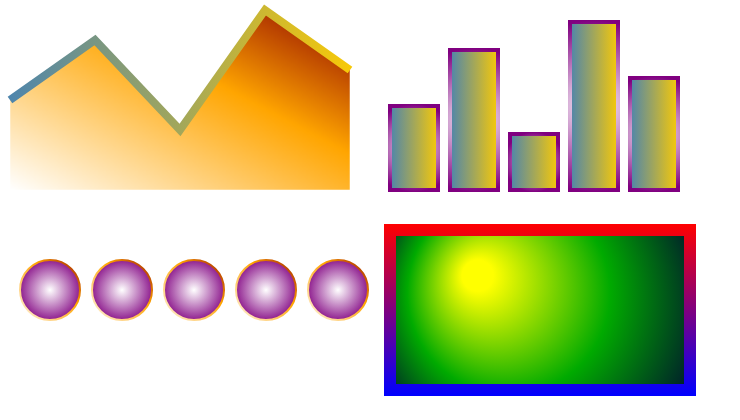

Here is the Vega-Lite specification saved for this chart:
### Vega specification from a JSON file in a GitHub repository (floating-point values rounded to 4 significant figures)
{"$schema": "https://vega.github.io/schema/vega/v6.json", "width": 360, "height": 200, "padding": 5, "autosize": "none", "data": [{"name": "t", "values": [{"x": 0, "y": 3}, {"x": 1, "y": 5}, {"x": 2, "y": 2}, {"x": 3, "y": 6}, {"x": 4, "y": 4}]}], "scales": [{"name": "x", "type": "linear", "domain": [0, 4], "range": [0, 170]}, {"name": "y", "type": "linear", "domain": [0, 6], "range": [90, 0]}], "marks": [{"type": "area", "from": {"data": "t"}, "encode": {"update": {"x": {"scale": "x", "field": "x"}, "y": {"scale": "y", "field": "y"}, "y2": {"scale": "y", "value": 0}, "fill": {"value": {"gradient": "linear", "x1": 0, "y1": 1, "x2": 1, "y2": 0, "stops": [{"offset": 0, "color": "white"}, {"offset": 0.6, "color": "orange"}, {"offset": 1, "color": "darkred"}]}}}}}, {"type": "line", "from": {"data": "t"}, "encode": {"update": {"x": {"scale": "x", "field": "x"}, "y": {"scale": "y", "field": "y"}, "stroke": {"value": {"gradient": "linear", "stops": [{"offset": 0, "color": "steelblue"}, {"offset": 1, "color": "#fc0"}]}}, "strokeWidth": {"value": 4}}}}, {"type": "rect", "from": {"data": "t"}, "encode": {"update": {"x": {"signal": "190 + 30 * datum.x"}, "width": {"value": 24}, "y": {"signal": "90 - 14 * datum.y"}, "y2": {"value": 90}, "fill": {"value": {"gradient": "linear", "stops": [{"offset": 0, "color": "steelblue"}, {"offset": 1, "color": "#fc0"}]}}, "stroke": {"value": {"gradient": "radial", "stops": [{"offset": 0, "color": "white"}, {"offset": 1, "color": "purple"}]}}, "strokeWidth": {"value": 2}}}}, {"type": "symbol", "from": {"data": "t"}, "encode": {"update": {"x": {"signal": "20 + 36 * datum.x"}, "y": {"value": 140}, "size": {"value": 900}, "fill": {"value": {"gradient": "radial", "stops": [{"offset": 0, "color": "white"}, {"offset": 1, "color": "purple"}]}}, "stroke": {"value": {"gradient": "linear", "x1": 0, "y1": 1, "x2": 1, "y2": 0, "stops": [{"offset": 0, "color": "white"}, {"offset": 0.6, "color": "orange"}, {"offset": 1, "color": "darkred"}]}}}}}, {"type": "rect", "encode": {"update": {"x": {"value": 190}, "y": {"value": 110}, "width": {"value": 150}, "height": {"value": 80}, "fill": {"value": {"gradient": "radial", "x1": 0.3, "y1": 0.3, "r1": 0.05, "x2": 0.5, "y2": 0.5, "r2": 0.6, "stops": [{"offset": 0, "color": "#ff0"}, {"offset": 0.5, "color": "#0a0"}, {"offset": 1, "color": "#003"}]}}, "stroke": {"value": {"gradient": "linear", "id": "mine", "x1": 0, "y1": 0, "x2": 0, "y2": 1, "stops": [{"offset": 0, "color": "red"}, {"offset": 1, "color": "blue"}]}}, "strokeWidth": {"value": 6}}}}]}
